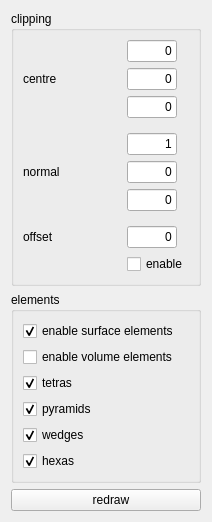
       <widget class="QWidget" name="scrollAreaWidgetContents">
        <property name="geometry">
         <rect>
          <x>0</x>
          <y>0</y>
          <width>212</width>
          <height>485</height>
         </rect>
        </property>
        <layout class="QVBoxLayout" name="verticalLayout_2">
         <item>
          <widget class="QGroupBox" name="groupBox">
           <property name="title">
            <string>clipping</string>
           </property>
           <layout class="QGridLayout" name="gridLayout_4">
            <item row="0" column="1">
             <widget class="QLineEdit" name="lineEditClipX">
              <property name="sizePolicy">
               <sizepolicy hsizetype="Minimum" vsizetype="Fixed">
                <horstretch>0</horstretch>
                <verstretch>0</verstretch>
               </sizepolicy>
              </property>
              <property name="maximumSize">
               <size>
                <width>50</width>
                <height>16777215</height>
               </size>
              </property>
              <property name="text">
               <string>0</string>
              </property>
              <property name="alignment">
               <set>Qt::AlignRight|Qt::AlignTrailing|Qt::AlignVCenter</set>
              </property>
             </widget>
            </item>
            <item row="1" column="0">
             <widget class="QLabel" name="label">
              <property name="text">
               <string>centre</string>
              </property>
             </widget>
            </item>
            <item row="1" column="1">
             <widget class="QLineEdit" name="lineEditClipY">
              <property name="sizePolicy">
               <sizepolicy hsizetype="Minimum" vsizetype="Fixed">
                <horstretch>0</horstretch>
                <verstretch>0</verstretch>
               </sizepolicy>
              </property>
              <property name="maximumSize">
               <size>
                <width>50</width>
                <height>16777215</height>
               </size>
              </property>
              <property name="text">
               <string>0</string>
              </property>
              <property name="alignment">
               <set>Qt::AlignRight|Qt::AlignTrailing|Qt::AlignVCenter</set>
              </property>
             </widget>
            </item>
            <item row="2" column="1">
             <widget class="QLineEdit" name="lineEditClipZ">
              <property name="sizePolicy">
               <sizepolicy hsizetype="Minimum" vsizetype="Fixed">
                <horstretch>0</horstretch>
                <verstretch>0</verstretch>
               </sizepolicy>
              </property>
              <property name="maximumSize">
               <size>
                <width>50</width>
                <height>16777215</height>
               </size>
              </property>
              <property name="text">
               <string>0</string>
              </property>
              <property name="alignment">
               <set>Qt::AlignRight|Qt::AlignTrailing|Qt::AlignVCenter</set>
              </property>
             </widget>
            </item>
            <item row="3" column="1">
             <widget class="Line" name="line">
              <property name="lineWidth">
               <number>0</number>
              </property>
              <property name="orientation">
               <enum>Qt::Horizontal</enum>
              </property>
             </widget>
            </item>
            <item row="4" column="1">
             <widget class="QLineEdit" name="lineEditClipNX">
              <property name="sizePolicy">
               <sizepolicy hsizetype="Minimum" vsizetype="Fixed">
                <horstretch>0</horstretch>
                <verstretch>0</verstretch>
               </sizepolicy>
              </property>
              <property name="maximumSize">
               <size>
                <width>50</width>
                <height>16777215</height>
               </size>
              </property>
              <property name="text">
               <string>1</string>
              </property>
              <property name="alignment">
               <set>Qt::AlignRight|Qt::AlignTrailing|Qt::AlignVCenter</set>
              </property>
             </widget>
            </item>
            <item row="5" column="0">
             <widget class="QLabel" name="label_2">
              <property name="text">
               <string>normal</string>
              </property>
             </widget>
            </item>
            <item row="5" column="1">
             <widget class="QLineEdit" name="lineEditClipNY">
              <property name="sizePolicy">
               <sizepolicy hsizetype="Minimum" vsizetype="Fixed">
                <horstretch>0</horstretch>
                <verstretch>0</verstretch>
               </sizepolicy>
              </property>
              <property name="maximumSize">
               <size>
                <width>50</width>
                <height>16777215</height>
               </size>
              </property>
              <property name="text">
               <string>0</string>
              </property>
              <property name="alignment">
               <set>Qt::AlignRight|Qt::AlignTrailing|Qt::AlignVCenter</set>
              </property>
             </widget>
            </item>
            <item row="6" column="1">
             <widget class="QLineEdit" name="lineEditClipNZ">
              <property name="sizePolicy">
               <sizepolicy hsizetype="Minimum" vsizetype="Fixed">
                <horstretch>0</horstretch>
                <verstretch>0</verstretch>
               </sizepolicy>
              </property>
              <property name="maximumSize">
               <size>
                <width>50</width>
                <height>16777215</height>
               </size>
              </property>
              <property name="text">
               <string>0</string>
              </property>
              <property name="alignment">
               <set>Qt::AlignRight|Qt::AlignTrailing|Qt::AlignVCenter</set>
              </property>
             </widget>
            </item>
            <item row="8" column="0">
             <widget class="QLabel" name="label_3">
              <property name="text">
               <string>offset</string>
              </property>
             </widget>
            </item>
            <item row="7" column="1">
             <widget class="Line" name="line_2">
              <property name="lineWidth">
               <number>0</number>
              </property>
              <property name="orientation">
               <enum>Qt::Horizontal</enum>
              </property>
             </widget>
            </item>
            <item row="8" column="1">
             <widget class="QLineEdit" name="lineEditOffset">
              <property name="sizePolicy">
               <sizepolicy hsizetype="Minimum" vsizetype="Fixed">
                <horstretch>0</horstretch>
                <verstretch>0</verstretch>
               </sizepolicy>
              </property>
              <property name="maximumSize">
               <size>
                <width>50</width>
                <height>16777215</height>
               </size>
              </property>
              <property name="text">
               <string>0</string>
              </property>
              <property name="alignment">
               <set>Qt::AlignRight|Qt::AlignTrailing|Qt::AlignVCenter</set>
              </property>
             </widget>
            </item>
            <item row="9" column="1">
             <widget class="QCheckBox" name="checkBoxClip">
              <property name="text">
               <string>enable</string>
              </property>
             </widget>
            </item>
           </layout>
          </widget>
         </item>
         <item>
          <widget class="QGroupBox" name="groupBox_3">
           <property name="title">
            <string>elements</string>
           </property>
           <layout class="QVBoxLayout" name="verticalLayout_3">
            <item>
             <widget class="QCheckBox" name="checkBoxSurface">
              <property name="text">
               <string>enable surface elements</string>
              </property>
              <property name="checked">
               <bool>true</bool>
              </property>
             </widget>
            </item>
            <item>
             <widget class="QCheckBox" name="checkBoxVolume">
              <property name="text">
               <string>enable volume elements</string>
              </property>
             </widget>
            </item>
            <item>
             <widget class="QCheckBox" name="checkBoxTetra">
              <property name="text">
               <string>tetras</string>
              </property>
              <property name="checked">
               <bool>true</bool>
              </property>
             </widget>
            </item>
            <item>
             <widget class="QCheckBox" name="checkBoxPyramid">
              <property name="text">
               <string>pyramids</string>
              </property>
              <property name="checked">
               <bool>true</bool>
              </property>
             </widget>
            </item>
            <item>
             <widget class="QCheckBox" name="checkBoxWedge">
              <property name="text">
               <string>wedges</string>
              </property>
              <property name="checked">
               <bool>true</bool>
              </property>
             </widget>
            </item>
            <item>
             <widget class="QCheckBox" name="checkBoxHexa">
              <property name="text">
               <string>hexas</string>
              </property>
              <property name="checked">
               <bool>true</bool>
              </property>
             </widget>
            </item>
           </layout>
          </widget>
         </item>
         <item>
          <widget class="QPushButton" name="pushButtonRedraw">
           <property name="sizePolicy">
            <sizepolicy hsizetype="Preferred" vsizetype="Fixed">
             <horstretch>0</horstretch>
             <verstretch>0</verstretch>
            </sizepolicy>
           </property>
           <property name="text">
            <string>   redraw</string>
           </property>
           <property name="icon">
            <iconset resource="engrid.qrc">
             <normaloff>:/icons/resources/kde_icons/reload.png</normaloff>:/icons/resources/kde_icons/reload.png</iconset>
           </property>
          </widget>
         </item>
        </layout>
       </widget>
